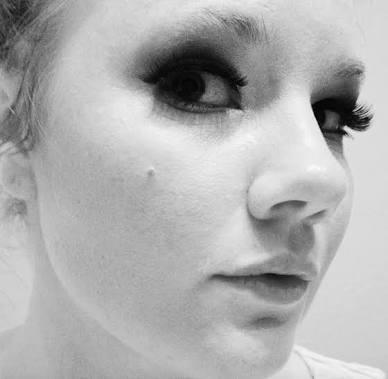
%> input picture images(8).jpg, 388 x 379 px
$ octave task9.m   (GNU Octave 9; MATLAB toolbox functions it lacks are replaced by stand-ins)
%> lines starting %> are read from the running program, lines starting %| are printed output that depends on the picture
% Step 1: Read and convert image to grayscale
img = imread('images(8).jpg');      % Use a built-in grayscale image
%> img is the input picture: size 379x388 uint8; min 0, max 253, mean 175.5
gray_img = double(img);             % Convert to double for processing

% Step 2: Define Laplacian filter
laplacian_kernel = [0 -1  0;
                   -1  4 -1;
                    0 -1  0];

% Step 3: Apply Laplacian filter
laplacian_filtered = conv2(gray_img, laplacian_kernel, 'same');
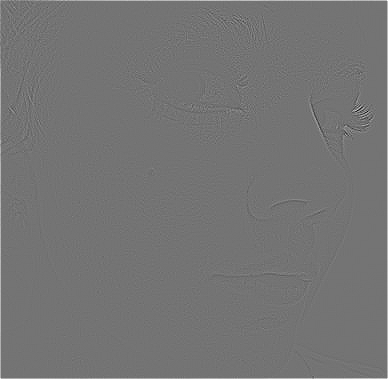
%> laplacian_filtered: size 379x388 double; min -359, max 430, mean 2; drawn with min black and max white

% Step 4: Enhance the image by adding the Laplacian
enhanced_img = gray_img + laplacian_filtered;
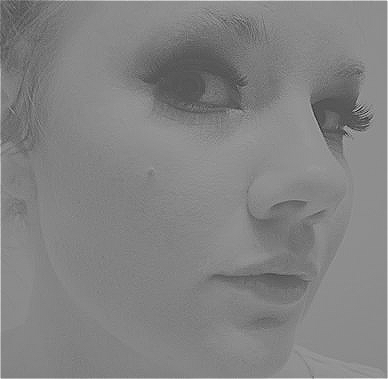
%> enhanced_img: size 379x388 double; min -319, max 645, mean 177.5; drawn with min black and max white

% Step 5: Display results
figure;
subplot(1,3,1), imshow(uint8(gray_img)), title('Original Image');
subplot(1,3,2), imshow(uint8(laplacian_filtered + 128)), title('Laplacian Filter Output');
%> after `imshow(uint8(laplacian_filtered + 128))`:
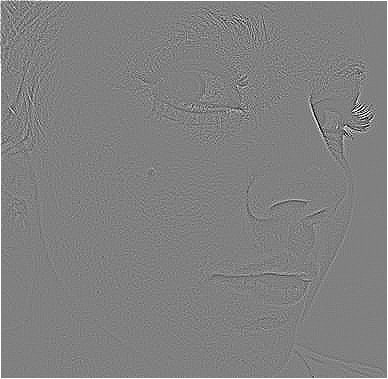
%> displayed picture: size 379x388, on the screen's scale of 0 to 255; min 0, max 255, mean 129.3
subplot(1,3,3), imshow(uint8(enhanced_img)), title('Enhanced Image');
%> after `imshow(uint8(enhanced_img))`:
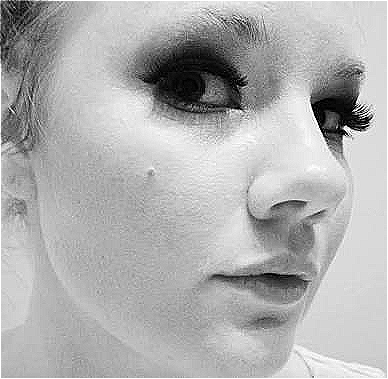
%> displayed picture: size 379x388, on the screen's scale of 0 to 255; min 0, max 255, mean 176.1
